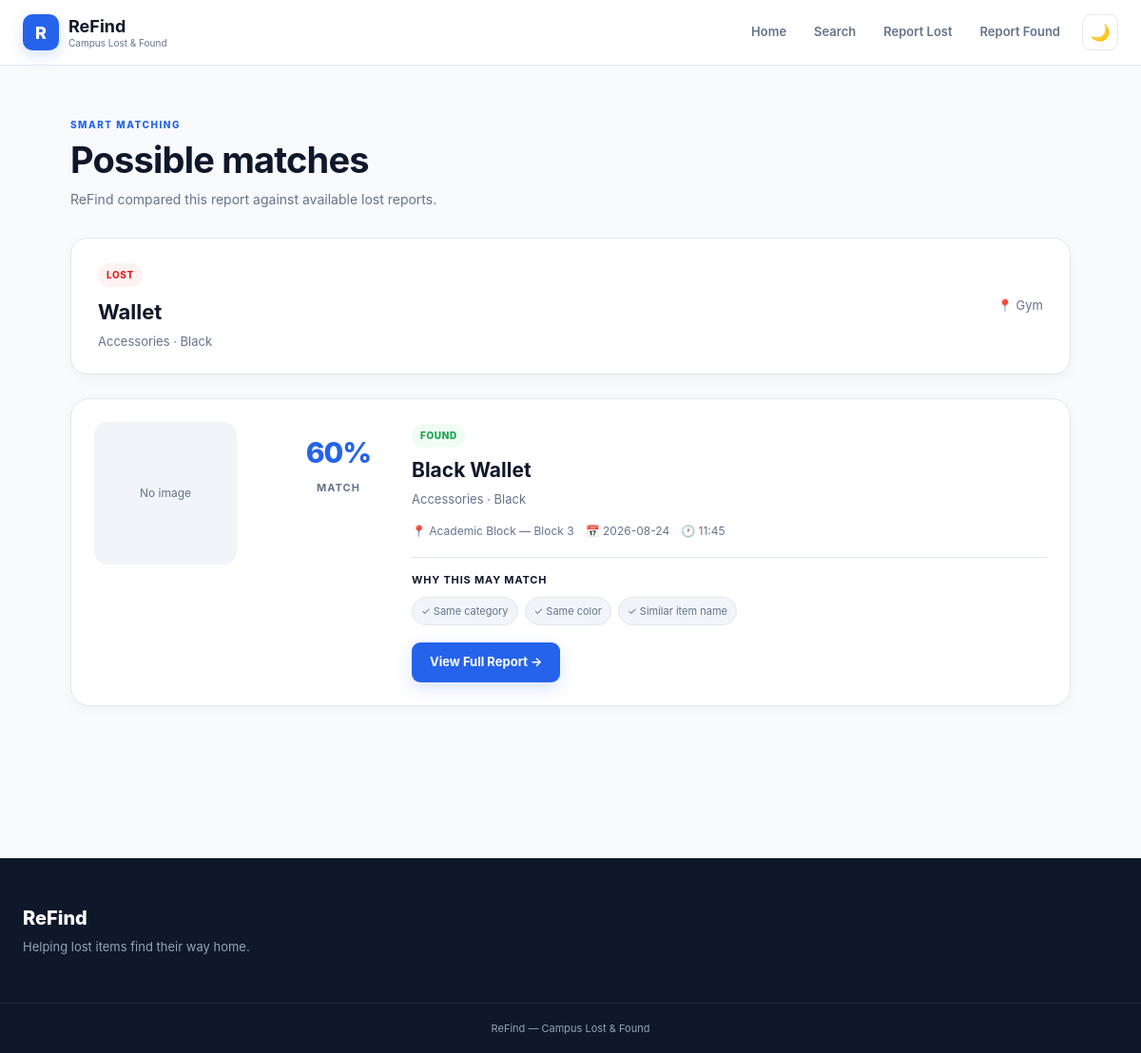
Page /matches/1 on the committed database.
### tables this page shows
CREATE TABLE reports (
            id INTEGER PRIMARY KEY AUTOINCREMENT,
            item_name TEXT NOT NULL,
            category TEXT NOT NULL,
            color TEXT NOT NULL,
            description TEXT NOT NULL,
            location_type TEXT NOT NULL,
            location_details TEXT NOT NULL,
            date_lost TEXT NOT NULL,
            time_lost TEXT NOT NULL,
            report_type TEXT NOT NULL,
            status TEXT NOT NULL
        , image_filename TEXT);

### app.py (the view)
@app.route("/matches/<int:report_id>")
def matches(report_id):
    connection = get_db_connection()
    selected_report = connection.execute(
        "SELECT * FROM reports WHERE id = ?",
        (report_id,)
    ).fetchone()
    if selected_report is None:
        connection.close()
        return "Report not found", 404
    if selected_report["report_type"] == "LOST":
        opposite_type = "FOUND"
    else:
        opposite_type = "LOST"
    possible_reports = connection.execute(
        """
        SELECT *
        FROM reports
        WHERE report_type = ?
        AND status = 'ACTIVE'
        AND id != ?
        """,
        (opposite_type, report_id)
    ).fetchall()
    connection.close()
    matches_list = []
    for report in possible_reports:
        score = 0
        reasons = []
        if (
            selected_report["category"].lower()
            == report["category"].lower()
        ):
            score += 25
            reasons.append(
                "Same category"
            )
        if (
            selected_report["color"].lower()
            == report["color"].lower()
        ):
            score += 20
            reasons.append(
                "Same color"
            )
        if (
            selected_report["location_type"].lower()
            == report["location_type"].lower()
        ):
            score += 15
            reasons.append(
                "Same location"
            )
        selected_location_details = (
            selected_report["location_details"] or ""
        ).lower()
        report_location_details = (
            report["location_details"] or ""
        ).lower()
        if (
            selected_location_details
            and report_location_details
            and selected_location_details
            == report_location_details
        ):
            score += 10
            reasons.append(
                "Same block"
            )
        selected_name = (
            selected_report["item_name"] or ""
        ).lower()
        report_name = (
            report["item_name"] or ""
        ).lower()
        selected_words = set(
            selected_name.split()
        )
        report_words = set(
            report_name.split()
        )
        common_words = (
            selected_words
            & report_words
        )
        name_similarity = (
            len(common_words)
            / max(
                len(selected_words),
                len(report_words),
                1
            )
        )
        if name_similarity >= 0.75:
            score += 20
            reasons.append(
                "Very similar item name"
            )
        elif name_similarity >= 0.5:
            score += 15
            reasons.append(
                "Similar item name"
            )
        elif name_similarity > 0:
            score += 8
            reasons.append(
                "Partially similar item name"
            )
        if (
            selected_report["date_lost"]
            == report["date_lost"]
        ):
            score += 5
            reasons.append(
                "Same date"
            )
        try:
            selected_time = datetime.strptime(
                selected_report["time_lost"],
                "%H:%M"
            )
            report_time = datetime.strptime(
                report["time_lost"],
                "%H:%M"
            )
            difference = abs(
                (
                    selected_time
                    - report_time
                ).total_seconds()
            ) / 60
            if difference <= 30:
                score += 5
                reasons.append(
                    "Time within 30 minutes"
                )
            elif difference <= 120:
                score += 2
                reasons.append(
                    "Time within 2 hours"
                )
        except (ValueError, TypeError):
            pass
        if score >= 30:
            matches_list.append({
                "report": report,
                "score": score,
                "reasons": reasons
            })
    matches_list.sort(
        key=lambda x: x["score"],
        reverse=True
    )
    return render_template(
        "matches.html",
        selected_report=selected_report,
        matches=matches_list
    )

### app.py (called while the page is built)
def get_db_connection():
    connection = sqlite3.connect(DATABASE)
    connection.row_factory = sqlite3.Row
    return connection

### templates/matches.html (shortened to what this page needs)
<!DOCTYPE html>
<html lang="en">
<head>
    <link
        rel="stylesheet"
        href="{{ url_for('static', filename='css/style.css') }}"
    >
</head>
<body>
<header class="navbar">
    <div class="nav-container">
        <a href="/" class="logo">
            <span class="logo-mark">
                R
            </span>
            <span>
                <strong>ReFind</strong>
                <small>Campus Lost & Found</small>
            </span>
        </a>
        <nav class="nav-links">
            <a href="/">
                Home
            </a>
            <a href="/search">
                Search
            </a>
            <a href="/report-lost">
                Report Lost
            </a>
            <a href="/report-found">
                Report Found
            </a>
        </nav>
    </div>
</header>
<main class="matches-page">
    <div class="matches-header">
        <p class="section-label">
            SMART MATCHING
        </p>
        <h1>
            Possible matches
        </h1>
        <p>
            ReFind compared this report against
            available {{ selected_report["report_type"]|lower }}
            reports.
        </p>
    </div>
    <section class="selected-report">
        <div>
            <span class="status
                {% if selected_report['report_type'] == 'LOST' %}
                    lost
                {% else %}
                    found
                {% endif %}
            ">
                {{ selected_report["report_type"] }}
            </span>
            <h2>
                {{ selected_report["item_name"] }}
            </h2>
            <p>
                {{ selected_report["category"] }}
                ·
                {{ selected_report["color"] }}
            </p>
        </div>
        <div class="selected-location">
            📍 {{ selected_report["location_type"] }}
        </div>
    </section>
    {% if matches %}
        <div class="match-list">
            {% for match in matches %}
                <article class="match-card">
                    <div class="match-image">
                        {% if match["report"]["image_filename"] %}
                            <img
                                src="{{ url_for(
                                    'static',
                                    filename='uploads/' + match['report']['image_filename']
                                ) }}"
                                alt="Matched item"
                            >
                        {% else %}
                            <div class="no-image">
                                No image
                            </div>
                        {% endif %}
                    </div>
                    <div class="match-score-box">
                        <div class="match-score">
                            {{ match["score"] }}%
                        </div>
                        <span>
                            Match
                        </span>
                    </div>
                    <div class="match-information">
                        <div class="match-type">
                            <span class="status
                                {% if match['report']['report_type'] == 'LOST' %}
                                    lost
                                {% else %}
                                    found
                                {% endif %}
                            ">
                                {{ match["report"]["report_type"] }}
                            </span>
                        </div>
                        <h3>
                            {{ match["report"]["item_name"] }}
                        </h3>
                        <p>
                            {{ match["report"]["category"] }}
                            ·
                            {{ match["report"]["color"] }}
                        </p>
                        <div class="match-details">
                            <span>
                                📍
                                {{ match["report"]["location_type"] }}
                                {% if match["report"]["location_details"] %}
                                    — {{ match["report"]["location_details"] }}
                                {% endif %}
                            </span>
                            <span>
                                📅
                                {{ match["report"]["date_lost"] }}
                            </span>
                            <span>
                                🕐
                                {{ match["report"]["time_lost"] }}
                            </span>
                        </div>
                        <div class="match-reasons">
                            <strong>
                                Why this may match
                            </strong>
                            <div>
                                {% for reason in match["reasons"] %}
                                    <span>
                                        ✓ {{ reason }}
                                    </span>
                                {% endfor %}
                            </div>
                        </div>
                        <a
                            href="{{ url_for(
                                'report_details',
                                report_id=match['report']['id']
                            ) }}"
                            class="btn btn-primary"
                        >
                            View Full Report →
                        </a>
                    </div>
                </article>
            {% endfor %}
        </div>
    {% endif %}
</main>
<footer class="footer">
    <div class="footer-container">
        <div>
            <div class="footer-logo">
                ReFind
            </div>
            <p>
                Helping lost items find their way home.
            </p>
        </div>
    </div>
    <div class="footer-bottom">
        ReFind — Campus Lost & Found
    </div>
</footer>
</body>
</html>

### rows in the picture
reports: report_type "lost", report_type "LOST", item_name "Wallet", category "Accessories", color "Black", location_type "Gym"
reports: report.report_type "FOUND", report.item_name "Black Wallet", report.category "Accessories", report.color "Black", report.location_type "Academic Block", report.location_details "Block 3", report.date_lost "2026-08-24", report.time_lost "11:45"

### other values in the picture
{{ match["score"] }} "60"
{{ reason }} "Same category" "Same color" "Similar item name"
